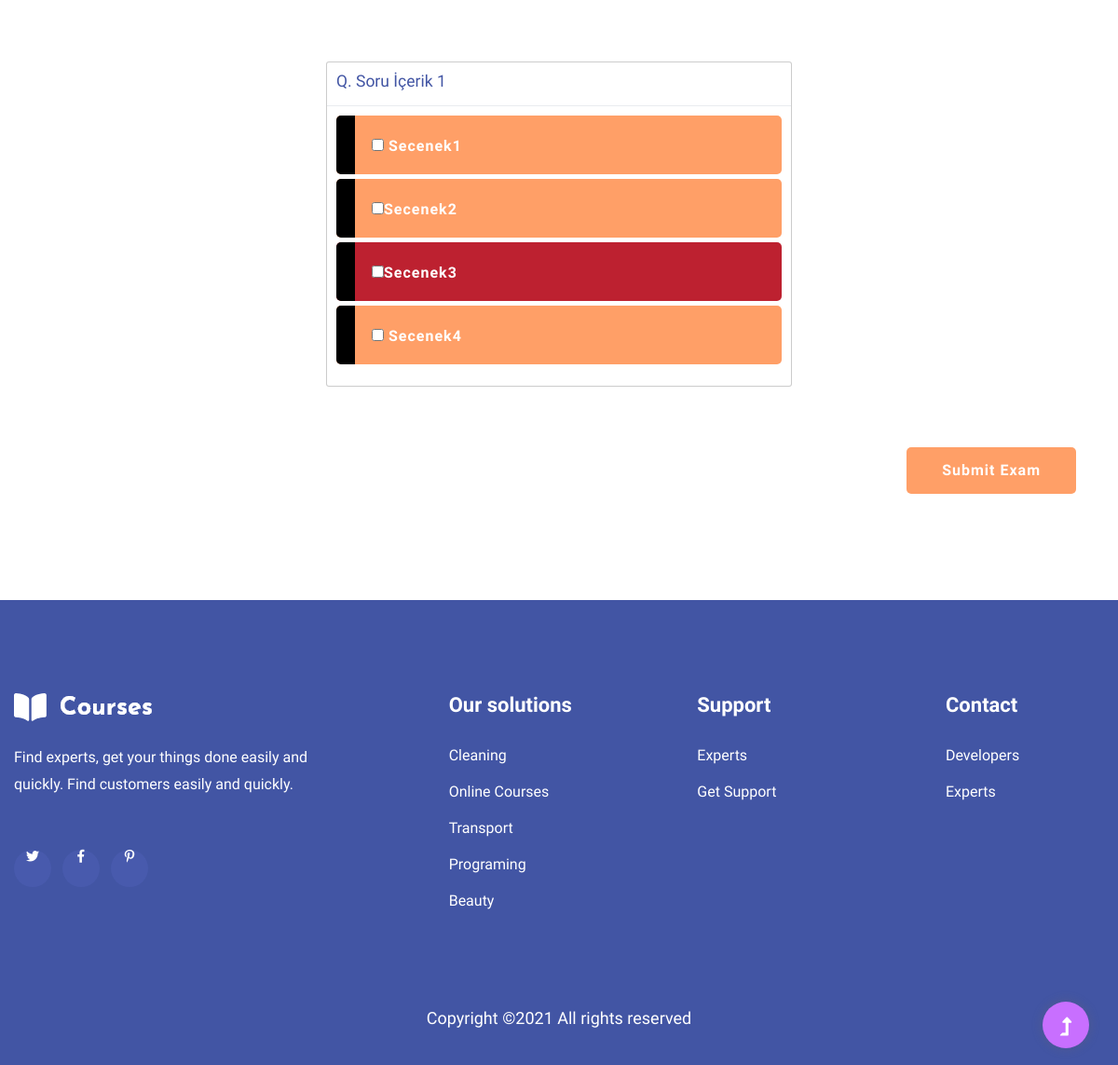
/question/ (lower part), run on an earlier commit of the app's database.
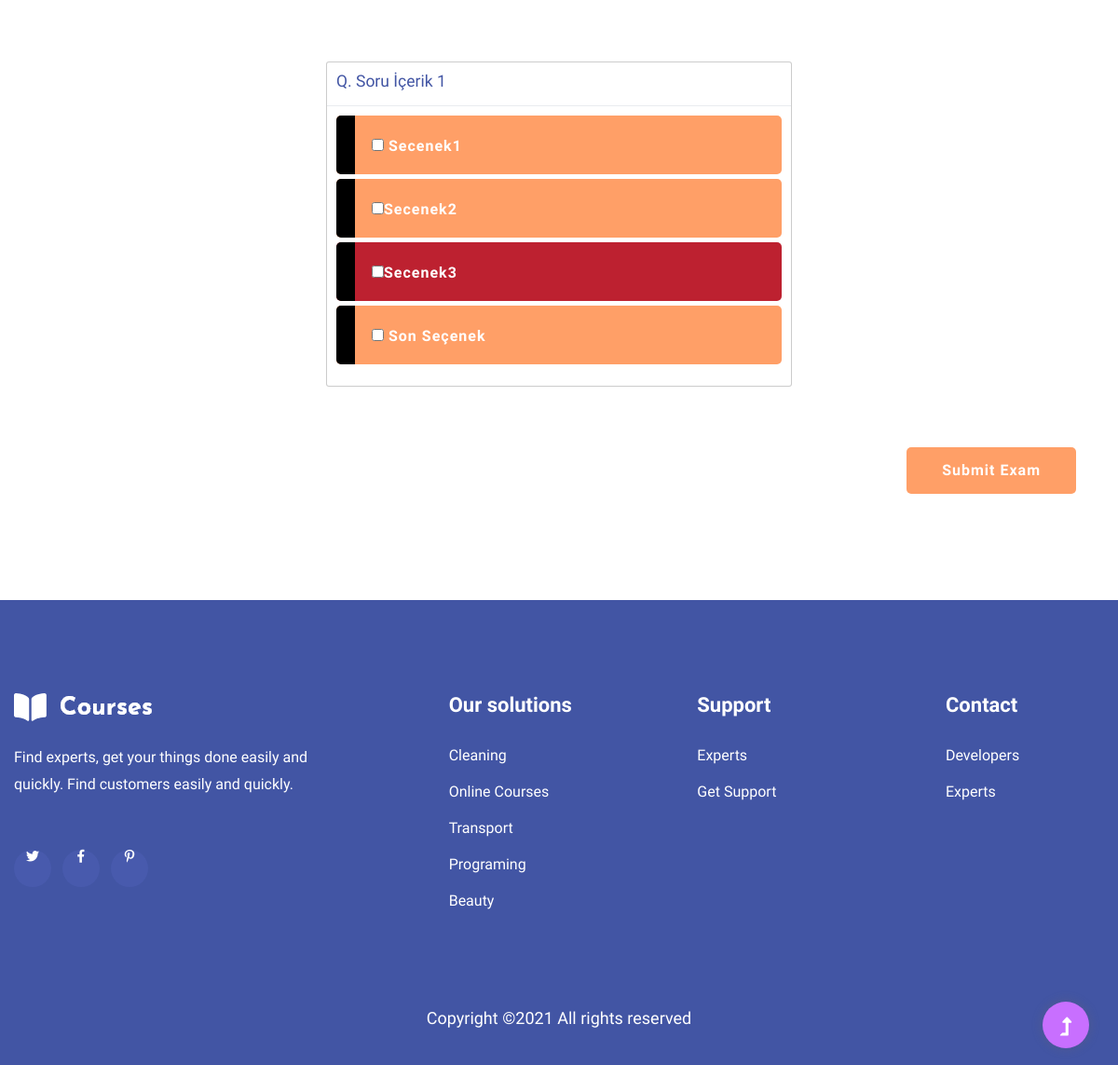
And on a later commit of the database.
### question/models.py (models this page shows)
class Question(models.Model):
    id = CharField(max_length=20, primary_key=True, db_column='id')
    exam_id = ForeignKey(Exam,
                         default=None,
                         db_column='EXAMID',
                         on_delete=models.CASCADE)
    context = CharField(max_length=1000, default='', db_column='CONTEXT')
    choice1 = CharField(max_length=400, default='', db_column='CHOICE1')
    choice2 = CharField(max_length=400, default='', db_column='CHOICE2')
    choice3 = CharField(max_length=400, default='', db_column='CHOICE3')
    choice4 = CharField(max_length=400, default='', db_column='CHOICE4')
    correct = IntegerField(db_column='CORRECT',
                           default=1,
                           validators=[validate_choice])
    class Meta:
        db_table = "QUESTION"

### question/views.py (the view)
# urls.py: url(r'^question/', question_view),
@csrf_exempt
def question_view(request):
    examView = ExamController('EXM2021020000').exam_show()
    questions = examView.questions
    if request.method == 'POST':
        print(request.POST)
    return render(request, 'solvee.html', {'questions': questions})

### exam/controllers.py (called while the page is built)
    def exam_show(self):
        return ExamView(self.exam.id)

### templates/solvee.html (shortened to what the changed rows need)
{% extends 'base.html' %}
{% load static %}
{% block body %}
     <main>
           <div class="whole-wrap">
									<div class="container box_1170">
										<div class="section-top-border">
                                            <div class="wrapper">
                                                   <div class="container-fluid">
                                                       <form action="" method="POST">
                                                           {% for question in questions %}
                                                           <div id ="duplicater">
                                                                <div class="modal-dialog">
                                                                <div class="modal-content">
                                                                    <div class="modal-header">
                                                                        <h3>Q. {{ question.context}}</h3>
                                                                    </div>
                                                                    <div class="modal-body">
                                                                        <div class="quiz" id="quiz" data-toggle="buttons">
                                                                            <label class="element-animation1 btn btn-lg btn-danger btn-block">
                                                                                <span class="btn-label"></span>
                                                                                <input type="checkbox" id=""name="q_answer" value="1">
                                                                                {{ question.choice1}}
                                                                            </label>
                                                                            <label class="element-animation2 btn btn-lg btn-danger btn-block">
                                                                                <span class="btn-label"></span>
                                                                                <input type="checkbox" name="q_answer" value="2">{{ question.choice2}}
                                                                            </label>
                                                                            <label class="element-animation3 btn btn-lg btn-danger btn-block active">
                                                                                <span class="btn-label"></span>
                                                                                <input type="checkbox" name="q_answer" value="3">{{ question.choice3}}
                                                                            </label>
                                                                            <label class="element-animation4 btn btn-lg btn-danger btn-block">
                                                                                <span class="btn-label"></span>
                                                                                <input type="checkbox" name="q_answer" value="4"> {{ question.choice4}}
                                                                            </label>
                                                                        </div>
                                                                    </div>
                                                                </div>
                                                                </div>
                                                           <br><br>
                                                           </div>
                                                           {% endfor %}
                                                           <br><br>
                                                       </form>
                                                   </div>
                                            </div>
										</div>
									</div>
								</div>
    </main>
{% endblock%}

What changed in the data, as far as the page shows it:
changed Question "Soru İçerik 1": choice4 "Secenek4" → "Son Seçenek"
